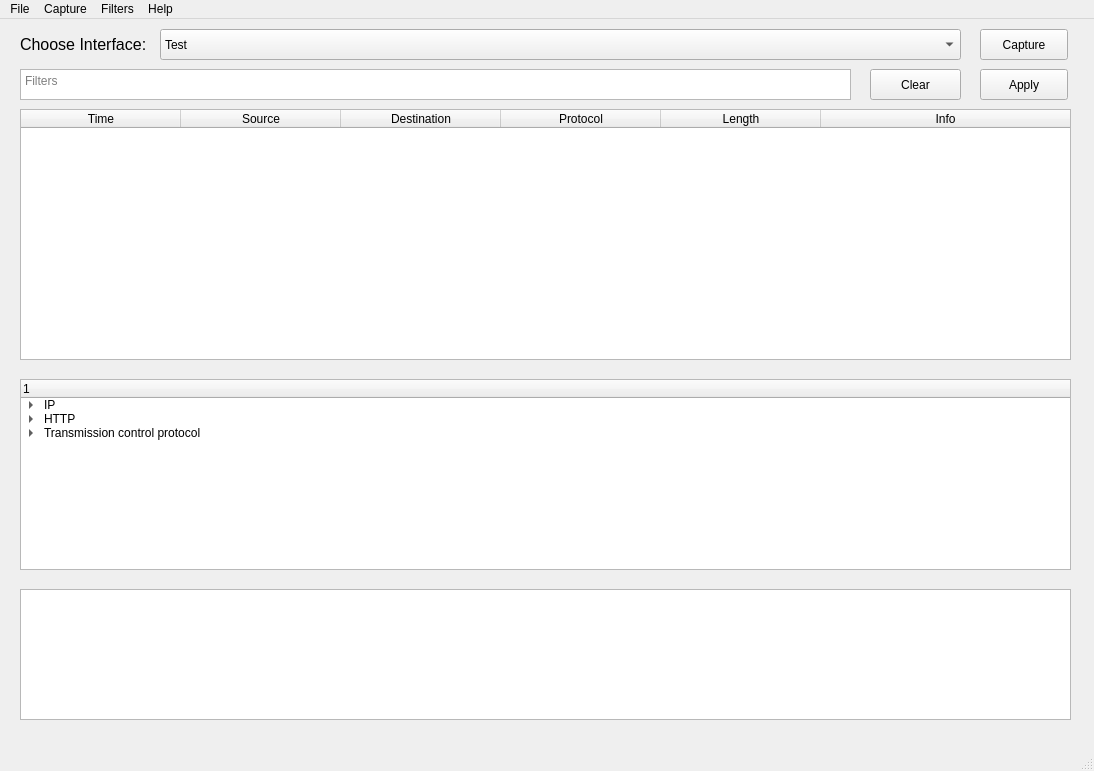
<?xml version="1.0" encoding="UTF-8"?>
<ui version="4.0">
 <class>MainWindow</class>
 <widget class="QMainWindow" name="MainWindow">
  <property name="geometry">
   <rect>
    <x>0</x>
    <y>0</y>
    <width>1094</width>
    <height>771</height>
   </rect>
  </property>
  <property name="windowTitle">
   <string>Packet Sniffer</string>
  </property>
  <widget class="QWidget" name="centralwidget">
   <widget class="QTextEdit" name="Filters">
    <property name="geometry">
     <rect>
      <x>20</x>
      <y>50</y>
      <width>831</width>
      <height>31</height>
     </rect>
    </property>
    <property name="placeholderText">
     <string>Filters</string>
    </property>
   </widget>
   <widget class="QPushButton" name="searchButton">
    <property name="geometry">
     <rect>
      <x>980</x>
      <y>50</y>
      <width>88</width>
      <height>31</height>
     </rect>
    </property>
    <property name="text">
     <string>Apply</string>
    </property>
   </widget>
   <widget class="QTableWidget" name="Packets">
    <property name="geometry">
     <rect>
      <x>20</x>
      <y>90</y>
      <width>1051</width>
      <height>251</height>
     </rect>
    </property>
    <property name="sizePolicy">
     <sizepolicy hsizetype="Expanding" vsizetype="Expanding">
      <horstretch>0</horstretch>
      <verstretch>0</verstretch>
     </sizepolicy>
    </property>
    <property name="frameShape">
     <enum>QFrame::StyledPanel</enum>
    </property>
    <property name="frameShadow">
     <enum>QFrame::Sunken</enum>
    </property>
    <property name="lineWidth">
     <number>1</number>
    </property>
    <property name="sizeAdjustPolicy">
     <enum>QAbstractScrollArea::AdjustToContents</enum>
    </property>
    <property name="editTriggers">
     <set>QAbstractItemView::NoEditTriggers</set>
    </property>
    <property name="alternatingRowColors">
     <bool>false</bool>
    </property>
    <property name="selectionBehavior">
     <enum>QAbstractItemView::SelectRows</enum>
    </property>
    <property name="rowCount">
     <number>0</number>
    </property>
    <property name="columnCount">
     <number>6</number>
    </property>
    <attribute name="horizontalHeaderCascadingSectionResizes">
     <bool>false</bool>
    </attribute>
    <attribute name="horizontalHeaderMinimumSectionSize">
     <number>23</number>
    </attribute>
    <attribute name="horizontalHeaderDefaultSectionSize">
     <number>160</number>
    </attribute>
    <attribute name="horizontalHeaderShowSortIndicator" stdset="0">
     <bool>false</bool>
    </attribute>
    <attribute name="horizontalHeaderStretchLastSection">
     <bool>true</bool>
    </attribute>
    <attribute name="verticalHeaderStretchLastSection">
     <bool>true</bool>
    </attribute>
    <column>
     <property name="text">
      <string>Time</string>
     </property>
    </column>
    <column>
     <property name="text">
      <string>Source</string>
     </property>
    </column>
    <column>
     <property name="text">
      <string>Destination</string>
     </property>
    </column>
    <column>
     <property name="text">
      <string>Protocol</string>
     </property>
    </column>
    <column>
     <property name="text">
      <string>Length</string>
     </property>
    </column>
    <column>
     <property name="text">
      <string>Info</string>
     </property>
    </column>
   </widget>
   <widget class="QTreeWidget" name="packetInfo">
    <property name="geometry">
     <rect>
      <x>20</x>
      <y>360</y>
      <width>1051</width>
      <height>191</height>
     </rect>
    </property>
    <property name="editTriggers">
     <set>QAbstractItemView::NoEditTriggers</set>
    </property>
    <property name="alternatingRowColors">
     <bool>false</bool>
    </property>
    <column>
     <property name="text">
      <string/>
     </property>
    </column>
    <item>
     <property name="text">
      <string>IP</string>
     </property>
     <item>
      <property name="text">
       <string>New Subitem</string>
      </property>
     </item>
    </item>
    <item>
     <property name="text">
      <string>HTTP</string>
     </property>
     <item>
      <property name="text">
       <string>New Subitem</string>
      </property>
     </item>
    </item>
    <item>
     <property name="text">
      <string>Transmission control protocol</string>
     </property>
     <item>
      <property name="text">
       <string>New Subitem</string>
      </property>
     </item>
    </item>
   </widget>
   <widget class="QTextBrowser" name="packetHex">
    <property name="geometry">
     <rect>
      <x>20</x>
      <y>570</y>
      <width>1051</width>
      <height>131</height>
     </rect>
    </property>
   </widget>
   <widget class="QLabel" name="interfaceLabel">
    <property name="geometry">
     <rect>
      <x>20</x>
      <y>10</y>
      <width>131</width>
      <height>31</height>
     </rect>
    </property>
    <property name="font">
     <font>
      <pointsize>12</pointsize>
     </font>
    </property>
    <property name="text">
     <string>Choose Interface:</string>
    </property>
   </widget>
   <widget class="QComboBox" name="interfacesList">
    <property name="geometry">
     <rect>
      <x>160</x>
      <y>10</y>
      <width>801</width>
      <height>31</height>
     </rect>
    </property>
    <property name="statusTip">
     <string>Choose Interface for packets capture</string>
    </property>
    <property name="layoutDirection">
     <enum>Qt::LeftToRight</enum>
    </property>
    <property name="autoFillBackground">
     <bool>false</bool>
    </property>
    <item>
     <property name="text">
      <string>Test</string>
     </property>
    </item>
   </widget>
   <widget class="QPushButton" name="captureButton">
    <property name="geometry">
     <rect>
      <x>980</x>
      <y>10</y>
      <width>88</width>
      <height>31</height>
     </rect>
    </property>
    <property name="text">
     <string>Capture</string>
    </property>
   </widget>
   <widget class="QPushButton" name="clearFiltersButton">
    <property name="geometry">
     <rect>
      <x>870</x>
      <y>50</y>
      <width>91</width>
      <height>31</height>
     </rect>
    </property>
    <property name="text">
     <string>Clear</string>
    </property>
   </widget>
  </widget>
  <widget class="QMenuBar" name="menubar">
   <property name="geometry">
    <rect>
     <x>0</x>
     <y>0</y>
     <width>1094</width>
     <height>25</height>
    </rect>
   </property>
   <widget class="QMenu" name="menuFile">
    <property name="title">
     <string>File</string>
    </property>
    <addaction name="actionOpen"/>
    <addaction name="actionSave"/>
    <addaction name="actionExit"/>
   </widget>
   <widget class="QMenu" name="menuCapture">
    <property name="title">
     <string>Capture</string>
    </property>
    <addaction name="actionStart_Capture"/>
    <addaction name="actionStop_Capture"/>
   </widget>
   <widget class="QMenu" name="menuAbout">
    <property name="title">
     <string>Help</string>
    </property>
    <addaction name="actionInstructions"/>
    <addaction name="actionAbout"/>
   </widget>
   <widget class="QMenu" name="menuFilters">
    <property name="title">
     <string>Filters</string>
    </property>
    <widget class="QMenu" name="menuFilter_by_type">
     <property name="title">
      <string>Filter by type</string>
     </property>
     <addaction name="actionUDP"/>
     <addaction name="actionTCP"/>
    </widget>
    <addaction name="menuFilter_by_type"/>
   </widget>
   <addaction name="menuFile"/>
   <addaction name="menuCapture"/>
   <addaction name="menuFilters"/>
   <addaction name="menuAbout"/>
  </widget>
  <widget class="QStatusBar" name="statusbar"/>
  <action name="actionOpen">
   <property name="text">
    <string>Open</string>
   </property>
  </action>
  <action name="actionSave">
   <property name="text">
    <string>Save</string>
   </property>
   <property name="statusTip">
    <string>Saves a file</string>
   </property>
   <property name="shortcut">
    <string>Ctrl+S</string>
   </property>
  </action>
  <action name="actionExit">
   <property name="text">
    <string>Exit</string>
   </property>
  </action>
  <action name="actionStart_Capture">
   <property name="text">
    <string>Start Capture</string>
   </property>
  </action>
  <action name="actionStop_Capture">
   <property name="text">
    <string>Stop Capture</string>
   </property>
  </action>
  <action name="actionAbout">
   <property name="text">
    <string>About</string>
   </property>
  </action>
  <action name="actionInstructions">
   <property name="text">
    <string>Instructions</string>
   </property>
  </action>
  <action name="actionUDP">
   <property name="checkable">
    <bool>true</bool>
   </property>
   <property name="text">
    <string>UDP</string>
   </property>
  </action>
  <action name="actionTCP">
   <property name="checkable">
    <bool>true</bool>
   </property>
   <property name="text">
    <string>TCP</string>
   </property>
  </action>
 </widget>
 <resources/>
 <connections/>
</ui>
